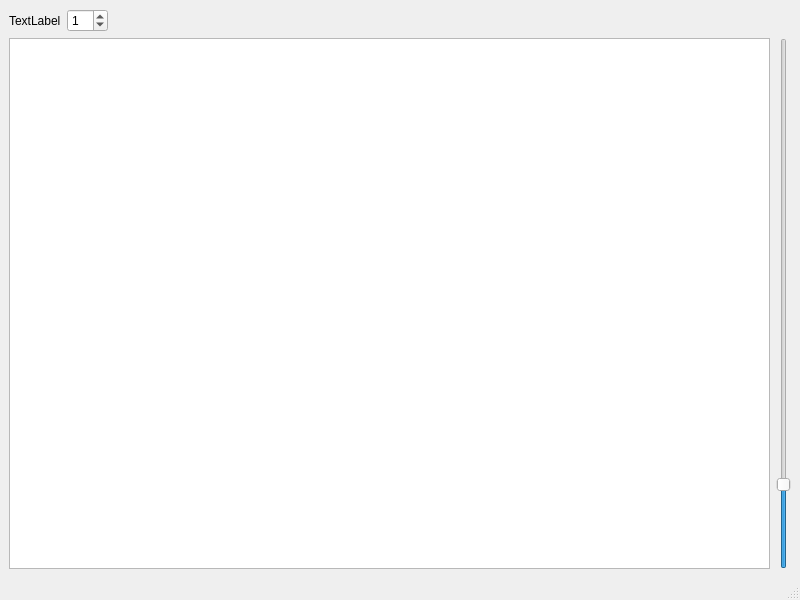
<?xml version="1.0" encoding="UTF-8"?>
<ui version="4.0">
 <class>MainWindow</class>
 <widget class="QMainWindow" name="MainWindow">
  <property name="geometry">
   <rect>
    <x>0</x>
    <y>0</y>
    <width>800</width>
    <height>600</height>
   </rect>
  </property>
  <property name="windowTitle">
   <string>MainWindow</string>
  </property>
  <widget class="QWidget" name="centralwidget">
   <layout class="QGridLayout" name="gridLayout">
    <item row="2" column="0">
     <widget class="QGraphicsView" name="graphicsView"/>
    </item>
    <item row="0" column="0">
     <layout class="QHBoxLayout" name="horizontalLayout">
      <item>
       <widget class="QLabel" name="Timer">
        <property name="text">
         <string>TextLabel</string>
        </property>
       </widget>
      </item>
      <item>
       <widget class="QSpinBox" name="speeder">
        <property name="value">
         <number>1</number>
        </property>
       </widget>
      </item>
      <item>
       <spacer name="horizontalSpacer">
        <property name="orientation">
         <enum>Qt::Horizontal</enum>
        </property>
        <property name="sizeHint" stdset="0">
         <size>
          <width>40</width>
          <height>20</height>
         </size>
        </property>
       </spacer>
      </item>
     </layout>
    </item>
    <item row="2" column="1">
     <widget class="QSlider" name="verticalSlider">
      <property name="maximum">
       <number>100</number>
      </property>
      <property name="value">
       <number>15</number>
      </property>
      <property name="orientation">
       <enum>Qt::Vertical</enum>
      </property>
     </widget>
    </item>
   </layout>
  </widget>
  <widget class="QMenuBar" name="menubar">
   <property name="geometry">
    <rect>
     <x>0</x>
     <y>0</y>
     <width>800</width>
     <height>21</height>
    </rect>
   </property>
  </widget>
  <widget class="QStatusBar" name="statusbar"/>
 </widget>
 <resources/>
 <connections/>
</ui>
